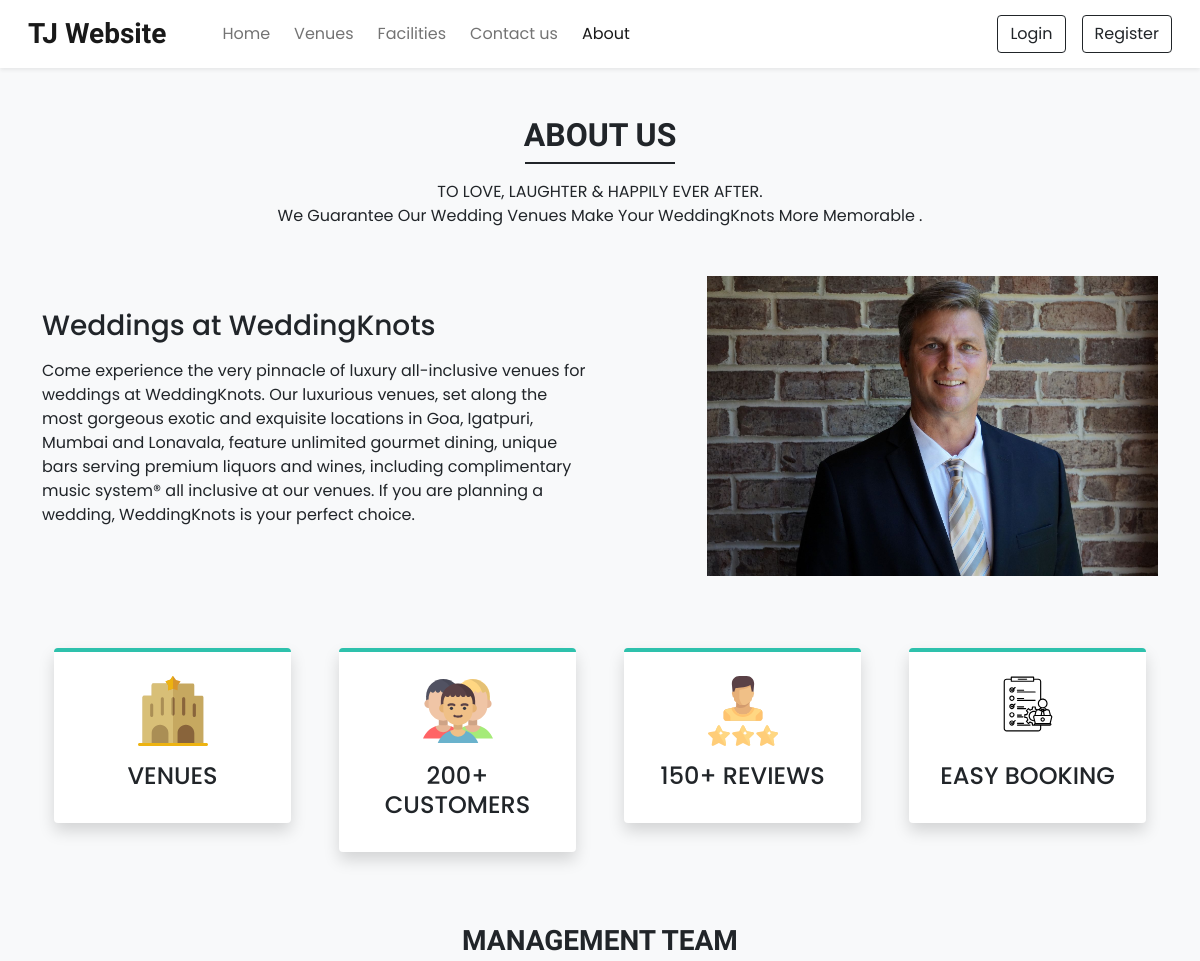
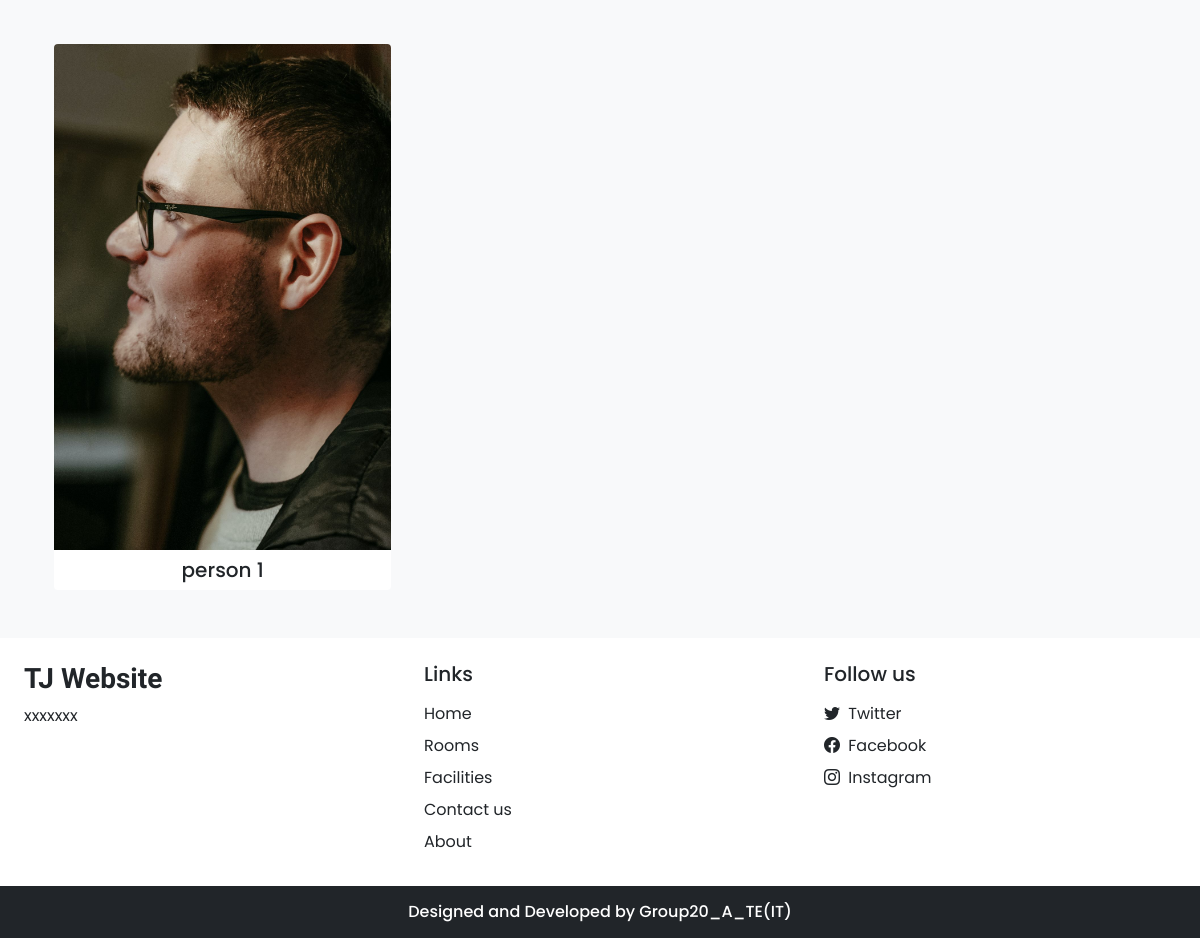
Page /about.php on the committed database (2 pictures, top to bottom).
### tables this page shows
CREATE TABLE `settings` (
  `sr_no` int(11) NOT NULL,
  `site_title` varchar(50) NOT NULL,
  `site_about` varchar(250) NOT NULL,
  `shutdown` tinyint(1) NOT NULL
);

CREATE TABLE `team_details` (
  `sr_no` int(11) NOT NULL,
  `name` varchar(50) NOT NULL,
  `picture` varchar(150) NOT NULL
);

### admin/inc/db_config.php (called while the page is built, shortened)
<?php
  function selectAll($table)
  {
    $con = $GLOBALS['con'];
    $res = mysqli_query($con,"SELECT * FROM $table");
    return $res;
  }
  function select($sql,$values,$datatypes)
  {
    $con = $GLOBALS['con'];
    if($stmt = mysqli_prepare($con,$sql))
    {
      mysqli_stmt_bind_param($stmt,$datatypes,...$values);
      if(mysqli_stmt_execute($stmt)){
        $res = mysqli_stmt_get_result($stmt);
        return $res;
      }
      else{
        mysqli_stmt_close($stmt);
        die("Query cannot be executed - Select");
      }
    }
    else{
      die("Query cannot be prepared - Select");
    }
  }
?>

### about.php (the view, shortened to what this page needs)
<!DOCTYPE html>
<html lang="en">
<head>
  <link  rel="stylesheet" href="https://unpkg.com/swiper@7/swiper-bundle.min.css">
  <?php require('inc/links.php'); ?>
</head>
<body class="bg-light">
  <?php require('inc/header.php'); ?>
  <div class="my-5 px-4">
    <h2 class="fw-bold h-font text-center">ABOUT US</h2>
    <div class="h-line bg-dark"></div>
    <p class="text-center mt-3">
      TO LOVE, LAUGHTER &  HAPPILY EVER  AFTER. <br> We Guarantee Our Wedding Venues Make Your WeddingKnots More Memorable
      .
    </p>
  </div>
  <div class="container">
    <div class="row justify-content-between align-items-center">
      <div class="col-lg-6 col-md-5 mb-4 order-lg-1 order-md-1 order-2">
        <h3 class="mb-3">Weddings at WeddingKnots</h3>
        <p>
        Come experience the very pinnacle of luxury all-inclusive venues for weddings at WeddingKnots. Our luxurious venues, set along the most gorgeous exotic and exquisite locations in Goa, Igatpuri, Mumbai and Lonavala, feature unlimited gourmet dining, unique bars serving premium liquors and wines, including complimentary music system® all inclusive at our venues. If you are planning a wedding, WeddingKnots is your perfect choice.
        </p>
      </div>
      <div class="col-lg-5 col-md-5 mb-4 order-lg-2 order-md-2 order-1">
        <img src="images/about/about.jpg" class="w-100">
      </div>
    </div>
  </div>
  <div class="container mt-5">
    <div class="row">
      <div class="col-lg-3 col-md-6 mb-4 px-4">
        <div class="bg-white rounded shadow p-4 border-top border-4 text-center box">
          <img src="images/about/hotel.svg" width="70px">
          <h4 class="mt-3">VENUES</h4>
        </div>
      </div>
      <div class="col-lg-3 col-md-6 mb-4 px-4">
        <div class="bg-white rounded shadow p-4 border-top border-4 text-center box">
          <img src="images/about/customers.svg" width="70px">
          <h4 class="mt-3">200+ CUSTOMERS</h4>
        </div>
      </div>
      <div class="col-lg-3 col-md-6 mb-4 px-4">
        <div class="bg-white rounded shadow p-4 border-top border-4 text-center box">
          <img src="images/about/rating.svg" width="70px">
          <h4 class="mt-3">150+ REVIEWS</h4>
        </div>
      </div>
      <div class="col-lg-3 col-md-6 mb-4 px-4">
        <div class="bg-white rounded shadow p-4 border-top border-4 text-center box">
          <img src="images/about/staff.svg" width="70px">
          <h4 class="mt-3">EASY BOOKING</h4>
        </div>
      </div>
    </div>
  </div>
  <h3 class="my-5 fw-bold h-font text-center">MANAGEMENT TEAM</h3>
  <div class="container px-4">
    <div class="swiper mySwiper">
      <div class="swiper-wrapper mb-5">
        <?php
          $about_r = selectAll('team_details');
          $path=ABOUT_IMG_PATH;
          while($row = mysqli_fetch_assoc($about_r)){
            echo<<<data
              <div class="swiper-slide bg-white text-center overflow-hidden rounded">
                <img src="$path$row[picture]" class="w-100">
                <h5 class="mt-2">$row[name]</h5>
              </div>
            data;
          }
        ?>
      </div>
    </div>
  </div>
  <?php require('inc/footer.php'); ?>
</body>
</html>

### inc/header.php (shortened to what this page needs)
<nav id="nav-bar" class="navbar navbar-expand-lg navbar-light bg-white px-lg-3 py-lg-2 shadow-sm sticky-top">
  <div class="container-fluid">
    <a class="navbar-brand me-5 fw-bold fs-3 h-font" href="index.php"><?php echo $settings_r['site_title'] ?></a>
    <div class="collapse navbar-collapse" id="navbarSupportedContent">
      <ul class="navbar-nav me-auto mb-2 mb-lg-0">
        <li class="nav-item">
          <a class="nav-link me-2" href="index.php">Home</a>
        </li>
        <li class="nav-item">
          <a class="nav-link me-2" href="rooms.php">Venues</a>
        </li>
        <li class="nav-item">
          <a class="nav-link me-2" href="facilities.php">Facilities</a>
        </li>
        <li class="nav-item">
          <a class="nav-link me-2" href="contact.php">Contact us</a>
        </li>
        <li class="nav-item">
          <a class="nav-link" href="about.php">About</a>
        </li>
      </ul>
      <div class="d-flex">
        <?php
          if(isset($_SESSION['login']) && $_SESSION['login']==true)
          {
            $path = USERS_IMG_PATH;
            echo<<<data
              <div class="btn-group">
                <button type="button" class="btn btn-outline-dark shadow-none dropdown-toggle" data-bs-toggle="dropdown" data-bs-display="static" aria-expanded="false">
                  <img src="$path$_SESSION[uPic]" style="width: 25px; height: 25px;" class="me-1 rounded-circle">
                  $_SESSION[uName]
                </button>
                <ul class="dropdown-menu dropdown-menu-lg-end">
                  <li><a class="dropdown-item" href="profile.php">Profile</a></li>
                  <li><a class="dropdown-item" href="bookings.php">Bookings</a></li>
                  <li><a class="dropdown-item" href="logout.php">Logout</a></li>
                </ul>
              </div>
            data;
          }
          else
          {
            echo<<<data
              <button type="button" class="btn btn-outline-dark shadow-none me-lg-3 me-2" data-bs-toggle="modal" data-bs-target="#loginModal">
                Login
              </button>
              <button type="button" class="btn btn-outline-dark shadow-none" data-bs-toggle="modal" data-bs-target="#registerModal">
                Register
              </button>
            data;
          }
        ?>
      </div>
    </div>
  </div>
</nav>

### inc/footer.php (shortened to what this page needs)
<div class="container-fluid bg-white mt-5">
  <div class="row">
    <div class="col-lg-4 p-4">
      <h3 class="h-font fw-bold fs-3 mb-2"><?php echo $settings_r['site_title'] ?></h3>
      <p>
        <?php echo $settings_r['site_about'] ?>
      </p>
    </div>
    <div class="col-lg-4 p-4">
      <h5 class="mb-3">Links</h5>
      <a href="index.php" class="d-inline-block mb-2 text-dark text-decoration-none">Home</a> <br>
      <a href="rooms.php" class="d-inline-block mb-2 text-dark text-decoration-none">Rooms</a> <br>
      <a href="facilities.php" class="d-inline-block mb-2 text-dark text-decoration-none">Facilities</a> <br>
      <a href="contact.php" class="d-inline-block mb-2 text-dark text-decoration-none">Contact us</a> <br>
      <a href="about.php" class="d-inline-block mb-2 text-dark text-decoration-none">About</a>
    </div>
    <div class="col-lg-4 p-4">
        <h5 class="mb-3">Follow us</h5>
        <?php
          if($contact_r['tw']!=''){
            echo<<<data
              <a href="$contact_r[tw]" class="d-inline-block text-dark text-decoration-none mb-2">
                <i class="bi bi-twitter me-1"></i> Twitter
              </a><br>
            data;
          }
        ?>
        <a href="<?php echo $contact_r['fb'] ?>" class="d-inline-block text-dark text-decoration-none mb-2">
          <i class="bi bi-facebook me-1"></i> Facebook
        </a><br>
        <a href="<?php echo $contact_r['insta'] ?>" class="d-inline-block text-dark text-decoration-none">
          <i class="bi bi-instagram me-1"></i> Instagram
        </a><br>
    </div>
  </div>
</div>
<h6 class="text-center bg-dark text-white p-3 m-0">Designed and Developed by Group20_A_TE(IT)</h6>

### css/common.css (style rules this page uses)
:root { --teal: #2ec1ac; --teal_hover: #279e8c; }
* { font-family: 'Poppins', sans-serif; }
.h-font { font-family: 'Merienda', cursive; }
.h-line { width: 150px; margin: 0 auto; height: 1.7px; }

### about.php (style rules this page uses)
.box { border-top-color: var(--teal) !important; }

### rows in the picture
settings: site_title "TJ Website", site_about "xxxxxxx"
team_details: picture (picture), name "person 1"
